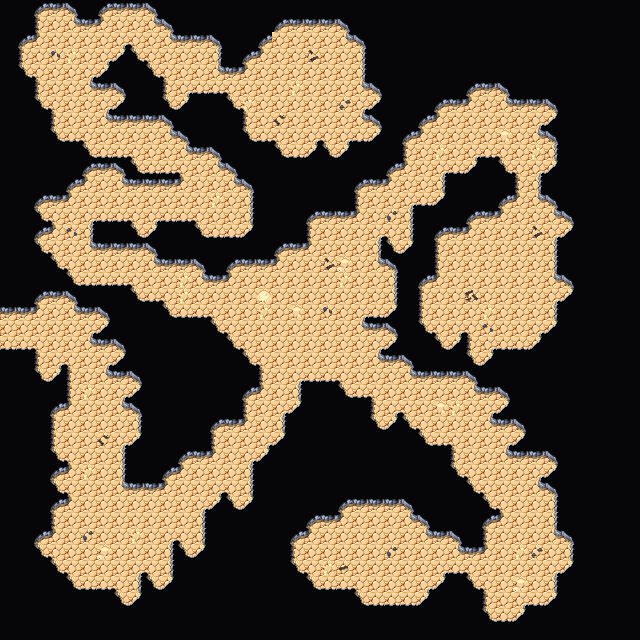

Below is a game level as drawn by its tile map, then a one-line description and the .tmx that defines it (tile-layer data replaced by summaries):
An orthogonal 40x40 tile map with 16x16 px tiles, 4 tile layers (Collision, Background, Walls, Clutter), 2 tilesets and 10 objects.

<map version="1.5" tiledversion="1.7.2" orientation="orthogonal" renderorder="right-down" width="40" height="40" tilewidth="16" tileheight="16" infinite="0" nextlayerid="7" nextobjectid="72">
 <editorsettings>
  <export target="wastetown..tmx" format="tmx" />
 </editorsettings>
 <tileset firstgid="1" source="../tileset/main.tsx" />
 <tileset firstgid="3477" source="../tileset/buildings.tsx" />
 <layer id="6" name="Collision" width="40" height="40">
  <data>[1600 cells, 0 non-empty, 0 distinct tile ids]</data>
 </layer>
 <layer id="1" name="Background" width="40" height="40">
  <data>[1600 cells, 1600 non-empty, 1 distinct tile ids]</data>
 </layer>
 <layer id="2" name="Walls" width="40" height="40">
  <data>[1600 cells, 1242 non-empty, 18 distinct tile ids]</data>
 </layer>
 <layer id="3" name="Clutter" width="40" height="40">
  <properties>
   <property name="spriteLayer" type="bool" value="true" />
  </properties>
  <data>[1600 cells, 40 non-empty, 12 distinct tile ids]</data>
 </layer>
 <objectgroup id="4" name="Objects">
  <object id="59" template="../obj/door_right.tx" x="0.16667" y="335.833">
   <properties>
    <property name="teleport" value="maps/map/cave_23J1.tmx" />
    <property name="teleportObjectId" value="60" />
   </properties>
  </object>
  <object id="62" template="../obj/enemy.tx" x="215.5" y="90">
   <properties>
    <property name="enemy" value="Wurm" />
   </properties>
  </object>
  <object id="63" template="../obj/enemy.tx" x="518.667" y="202">
   <properties>
    <property name="enemy" value="Wurm" />
   </properties>
  </object>
  <object id="64" template="../obj/enemy.tx" x="445.333" y="567.333">
   <properties>
    <property name="enemy" value="Wurm" />
   </properties>
  </object>
  <object id="65" template="../obj/treasure.tx" x="297" y="560.667" />
  <object id="67" template="../obj/treasure.tx" x="366.667" y="524" />
  <object id="68" template="../obj/treasure.tx" x="344" y="83.3333" />
  <object id="69" template="../obj/gold.tx" x="329.667" y="152.333" />
  <object id="70" template="../obj/gold.tx" x="516.333" y="284.333" />
  <object id="71" template="../obj/gold.tx" x="463" y="263" />
 </objectgroup>
</map>
